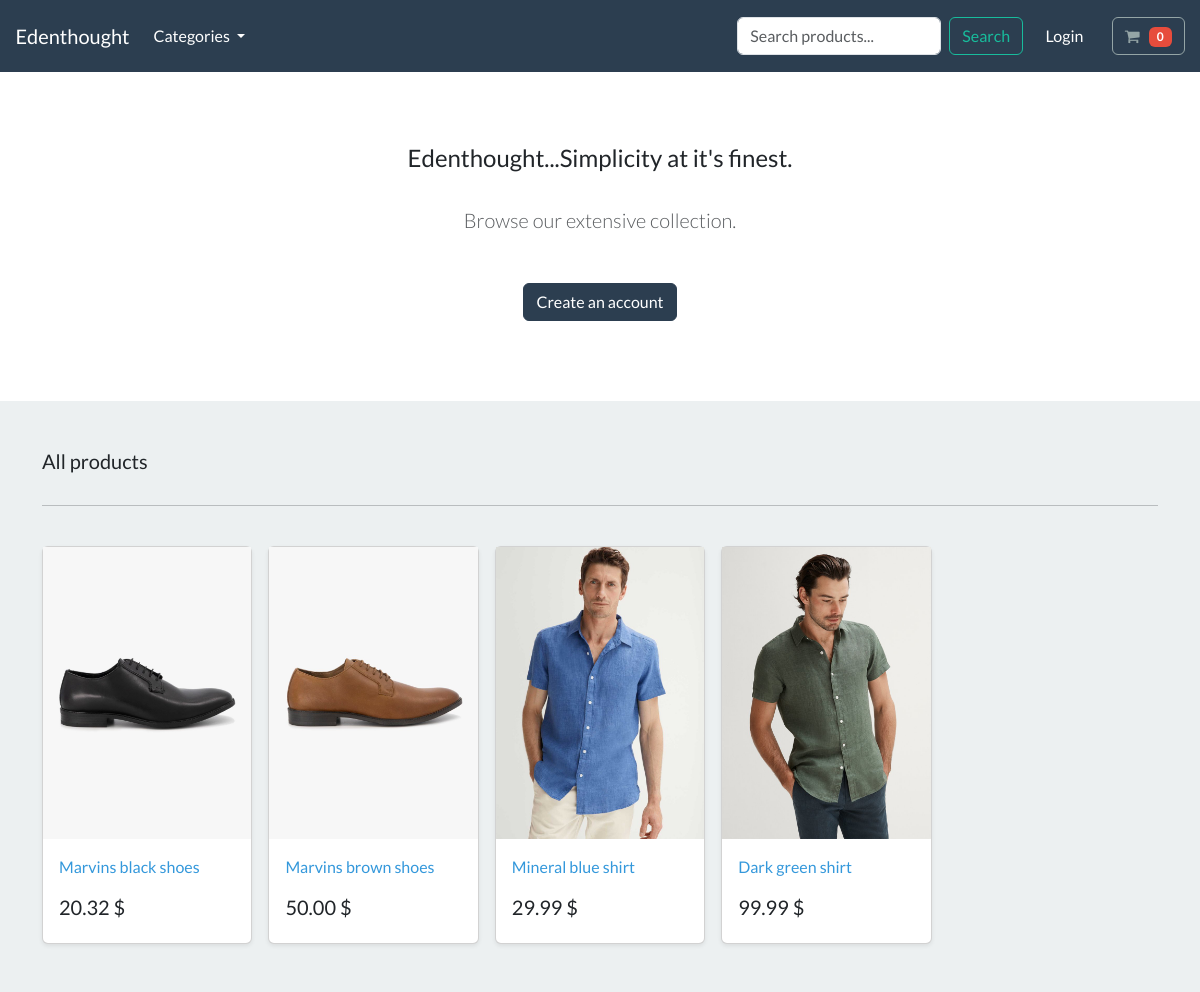
The page / on the database its author committed.
### store/models.py (models this page shows, shortened)
class Product(models.Model):
    category = models.ForeignKey(Category, related_name='product', on_delete=models.CASCADE, null=True)
    title = models.CharField(max_length=250)
    brand = models.CharField(max_length=250, default='un-branded')
    description = models.TextField(blank=True)
    slug = models.SlugField(max_length=255)
    price = models.DecimalField(max_digits=4, decimal_places=2)
    image = models.ImageField(upload_to='images/')
    class Meta:
        verbose_name_plural = 'products'
    def get_absolute_url(self):
        return reverse('product_info', args=[self.slug])

### store/views.py (the view)
# urls.py: path('', include('store.urls')),
def store(request):
    products = Product.objects.all()
    product_filter = ProductFilter(request.GET, queryset=products)
    products = product_filter.qs
    context = {
        'products': products,
        'all_categories': Category.objects.all(),
    }
    return render(request, 'store/store.html', context)

### cart/cart.py (called while the page is built)
    def __len__(self):
        return sum(item['qty'] for item in self.cart.values())

### cart/context_processors.py (called while the page is built)
def cart(request):
    return {'cart': Cart(request)}

### store/models.py (called while the page is built)
    def get_absolute_url(self):
        return reverse('list_category', args=[self.slug])

### store/views.py (called while the page is built)
def categories(request):
    all_categories = Category.objects.all()
    return {"all_categories" : all_categories}

### store/templates/store/store.html
{% extends "./base.html" %}
{% load static %}
{% block content %}
    <section class="py-4 text-center container">
        <div class="row py-lg-5">
            <div class="col-lg-6 col-md-8 mx-auto">
                <h4> Edenthought...Simplicity at it's finest. </h4>
                <br>
                <p class="lead text-muted">
                Browse our extensive collection.
                </p>
                <br>
                <a href="{% url 'register' %}" class="btn btn-primary my-2"> Create an account </a>
            </div>
        </div>
    </section>
       <div class="album py-5 bg-light">
        <div class="container">
          <div class="pb-3 h5"> All products </div>
          <hr>
          <br>
          <div class="row row-cols-1 row-cols-sm-2 row-cols-md-5 g-3">
            {% if products %}
                {% for product in products %}
                    <div class="col">
                    <div class="card shadow-sm">
                        <img class="img-fluid" alt="Responsive image" src="{{product.image.url}}">
                        <div class="card-body">
                        <p class="card-text">
                            <a class="text-info text-decoration-none" href="{{ product.get_absolute_url }}">{{product.title |capfirst}}</a>
                        </p>
                        <div class="d-flex justify-content-between align-items-center">
                            <h5> {{product.price | floatformat:2}} $ </h5>
                        </div>
                        </div>
                    </div>
                    </div>
                {% endfor %}
            {% else %}
                <div class="col-12 text-center">
                    <p>No products found matching your search.</p>
                </div>
            {% endif %}
          </div>
        </div>
      </div>
{% endblock %}

### rows shown on the page
Product: image (picture), title "Marvins black shoes", price "20.32"
Product: image (picture), title "Marvins brown shoes", price "50.00"
Product: image (picture), title "Mineral blue shirt", price "29.99"
Product: image (picture), title "Dark green shirt", price "99.99"
